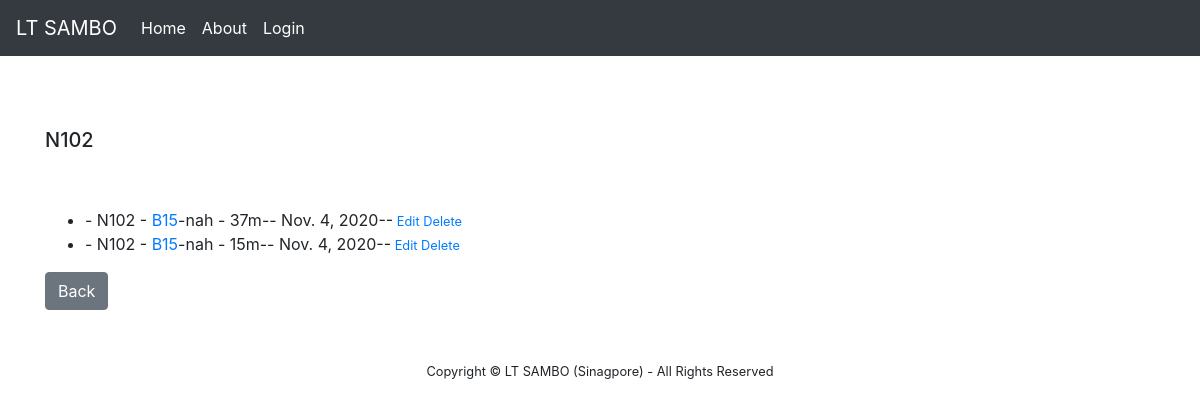
Page /category/N102/ on the committed database.
### pages/models.py (models this page shows, shortened)
class Post(models.Model):
    Site_name = models.ForeignKey(User, on_delete=models.CASCADE)
    Panel_name = models.CharField(max_length=255)
    Operator_name = models.CharField(max_length=255)
    Depth = models.CharField(max_length=255)
    post_date = models.DateField(auto_now_add=True)
    category = models.CharField(max_length=255, default='category ')

### pages/views.py (the view)
# urls.py: path('category/<str:cats>/', CategoryView, name='category'),
def CategoryView(request, cats):
    category_posts = Post.objects.filter(category=cats)
    return render(request, 'categories.html', {'cats': cats.title(), 'category_posts': category_posts})

### pages/templates/categories.html
{% extends 'base.html' %}
{% block content %}
<br></br>
{% if category_posts %}
    <h5>{{ cats }}</h5>
    <br></br>
    <ul>
    {% for post in category_posts %}
        <li>{{ post.author }} - {{ post.category }} - <a href="{% url 'panel_details' post.pk %}"
        >{{ post.Panel_name }}</a>-{{ post.Operator_name }} - {{ post.Depth }}-- {{ post.post_date }}--<small>
            <a href="{% url 'update_post' post.pk %}">Edit</a>
            <a href="{% url 'delete_post' post.pk %}">Delete</a>
        </small><br/>
        </li>
    {% endfor %}
{% else %}
        <h2>Sorry no data</h2>
{% endif %}
</ul>
<a href="{% url 'home' %}" class="btn btn-secondary">Back</a>
{% endblock %}l>

### rows in the picture
Post: category "N102", Panel_name "B15", Operator_name "nah", Depth "37m", post_date "Nov. 4, 2020"
Post: category "N102", Panel_name "B15", Operator_name "nah", Depth "15m", post_date "Nov. 4, 2020"

### other values in the picture
{{ cats }} "N102"
